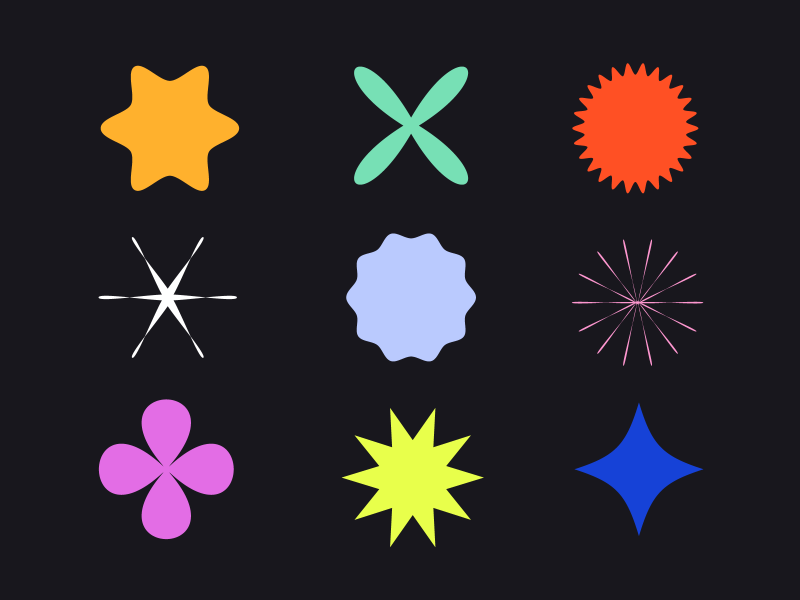
#> input picture Contour Detection - OpenCV/test1.jpg, 1600 x 1200 px (shown at 1/2 size)
$ python 'Contour Detection.py'
#> lines starting #> are read from the running program, lines starting #| are printed output that depends on the picture; after the words box and inside, x2 and y2 are one past the last pixel; in counts of white or black regions, pixels touching at a corner belong together
# install module
# pip install opencv-python

import cv2

# load the image
image = cv2.imread('test1.jpg')
#> image is the input picture: shape (1200, 1600, 3); mean B, G, R 44.6, 41.4, 47.8
# resize the image
image = cv2.resize(image, (350, 350))
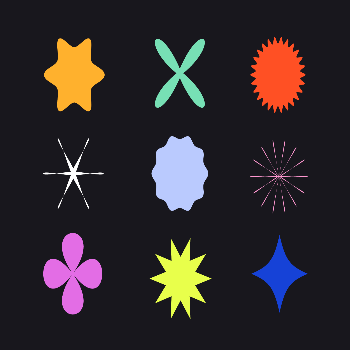
#> image: shape (350, 350, 3); mean B, G, R 44.6, 41.4, 47.8
# display the image
cv2.imshow('Original Image', image)
cv2.waitKey(0)

# convert to grayscale
img_gray = cv2.cvtColor(image, cv2.COLOR_BGR2GRAY)
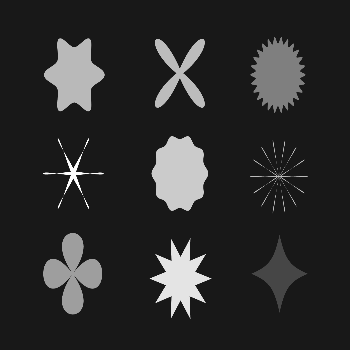
#> img_gray: shape (350, 350); min 24, max 255, mean 43.7
# display the image
cv2.imshow('Gray Scale Image', img_gray)
cv2.waitKey(0)

# apply binary threshold
# adjust threshold from 50 to 150 to get good results for the corresponding image
ret, img_thresh = cv2.threshold(img_gray, 50, 255, cv2.THRESH_BINARY)
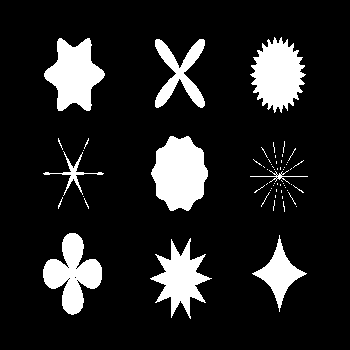
#> img_thresh: shape (350, 350); 13.6% white; 62 white regions (53 under 20 px)
# display the image
cv2.imshow('Binary Image', img_thresh)
cv2.waitKey(0)

# detect contours on binary image
contours, _ = cv2.findContours(img_thresh, cv2.RETR_TREE, cv2.CHAIN_APPROX_NONE)
#> contours = 73 contours, 64 with area under 20; largest, box (x1, y1, x2, y2) and area: (151, 136, 208, 211) 3007, (250, 37, 306, 113) 2575, (44, 38, 105, 111) 2536, (43, 233, 102, 315) 2348, (150, 238, 212, 319) 1948

# draw contours on original image
img_copy = image.copy()
cv2.drawContours(img_copy, contours, -1, (0, 255, 0), 2, lineType=cv2.LINE_AA)
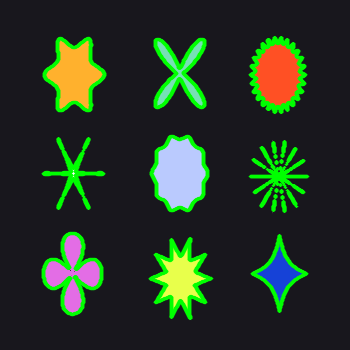
#> img_copy: shape (350, 350, 3); 10.69% of pixels changed, all inside (x1, y1, x2, y2) = (41, 36, 310, 321)

# display the image
cv2.imshow('Contour Image', img_copy)
cv2.waitKey(0)

cv2.destroyAllWindows()
